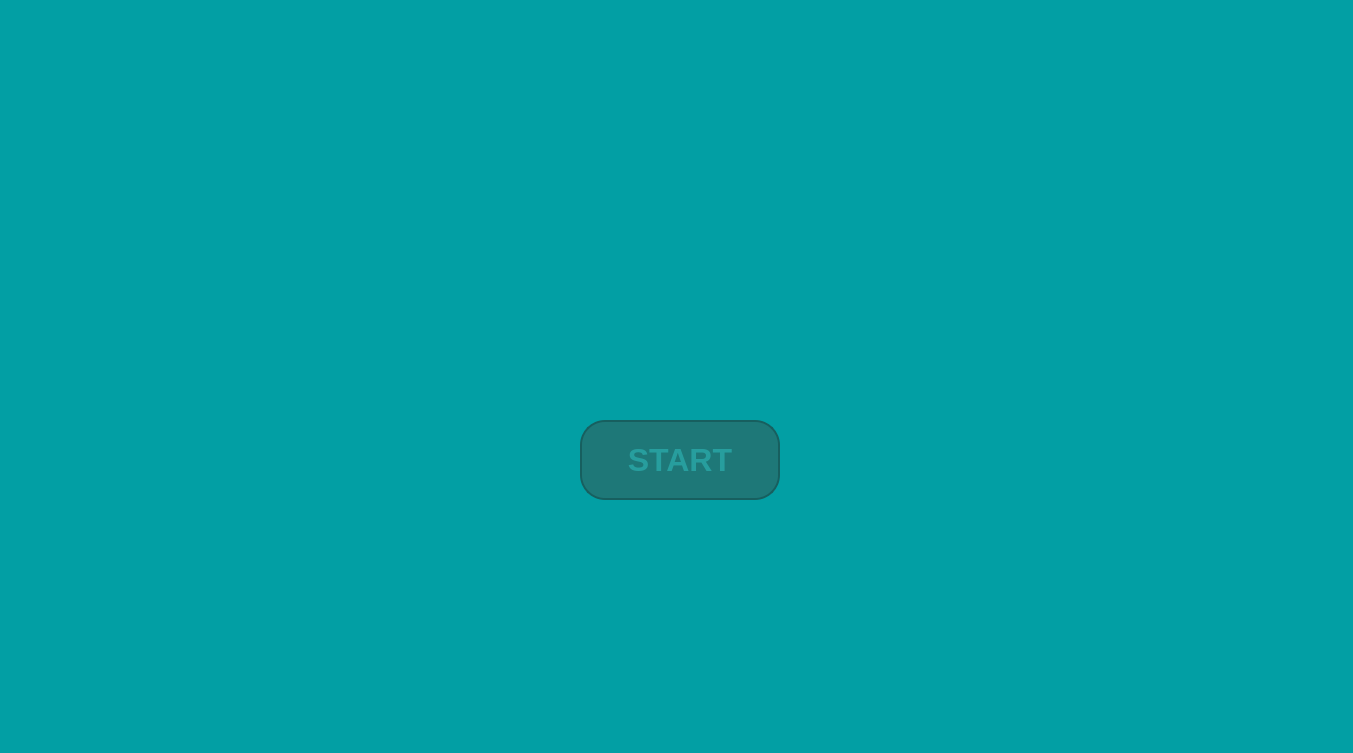
<?xml version="1.0" encoding="UTF-8"?>
<ui version="4.0">
 <class>MainWindow</class>
 <widget class="QMainWindow" name="MainWindow">
  <property name="geometry">
   <rect>
    <x>0</x>
    <y>0</y>
    <width>1353</width>
    <height>753</height>
   </rect>
  </property>
  <property name="windowTitle">
   <string>MainWindow</string>
  </property>
  <property name="styleSheet">
   <string notr="true">background-color: rgb(2, 159, 164);</string>
  </property>
  <widget class="QWidget" name="centralwidget">
   <widget class="QLabel" name="label">
    <property name="geometry">
     <rect>
      <x>-340</x>
      <y>50</y>
      <width>581</width>
      <height>481</height>
     </rect>
    </property>
    <property name="text">
     <string/>
    </property>
    <property name="pixmap">
     <pixmap>asset/blob.png</pixmap>
    </property>
   </widget>
   <widget class="QLabel" name="label_2">
    <property name="geometry">
     <rect>
      <x>1130</x>
      <y>260</y>
      <width>581</width>
      <height>481</height>
     </rect>
    </property>
    <property name="text">
     <string/>
    </property>
    <property name="pixmap">
     <pixmap>asset/blob.png</pixmap>
    </property>
   </widget>
   <widget class="QPushButton" name="startButton">
    <property name="geometry">
     <rect>
      <x>580</x>
      <y>420</y>
      <width>200</width>
      <height>80</height>
     </rect>
    </property>
    <property name="minimumSize">
     <size>
      <width>200</width>
      <height>80</height>
     </size>
    </property>
    <property name="styleSheet">
     <string notr="true">QPushButton {
	background-color: #1E7878;
	border: none;
	color: rgb(39, 158, 158) ;	
	border-top: 2px solid rgb(23, 95, 95);
	border-left: 2px solid rgb(23, 95, 95);
	border-right: 2px solid rgb(23, 95, 95);
	border-bottom: 2px solid rgb(23, 95, 95);
	border-radius: 25px;
	font-family: &quot;Poppins&quot;;
	font-weight: bold;
	font-size: 32px;
}

QPushButton:hover {
	background-color: rgb(42, 167, 167);
	border: none;
	color:  rgb(26, 108, 108);
	border-top: 2px solid rgb(41, 173, 173);
	border-left: 2px solid rgb(41, 173, 173);
	border-right: 2px solid rgb(41, 173, 173);
	border-bottom: 2px solid rgb(41, 173, 173);

	font-family: &quot;Poppins&quot;;
	font-weight: bold;
	font-size: 32px;
	transition-delay: 1s
	
}</string>
    </property>
    <property name="text">
     <string>START</string>
    </property>
   </widget>
   <widget class="QLabel" name="label_3">
    <property name="geometry">
     <rect>
      <x>220</x>
      <y>140</y>
      <width>911</width>
      <height>231</height>
     </rect>
    </property>
    <property name="text">
     <string/>
    </property>
    <property name="pixmap">
     <pixmap>asset/title.png</pixmap>
    </property>
   </widget>
   <widget class="QLabel" name="label_4">
    <property name="geometry">
     <rect>
      <x>210</x>
      <y>420</y>
      <width>271</width>
      <height>271</height>
     </rect>
    </property>
    <property name="text">
     <string/>
    </property>
    <property name="pixmap">
     <pixmap>asset/friedrice2.png</pixmap>
    </property>
   </widget>
   <widget class="QLabel" name="label_5">
    <property name="geometry">
     <rect>
      <x>840</x>
      <y>410</y>
      <width>281</width>
      <height>281</height>
     </rect>
    </property>
    <property name="text">
     <string/>
    </property>
    <property name="pixmap">
     <pixmap>asset/spaghetti.png</pixmap>
    </property>
   </widget>
   <zorder>label_2</zorder>
   <zorder>startButton</zorder>
   <zorder>label_3</zorder>
   <zorder>label</zorder>
   <zorder>label_4</zorder>
   <zorder>label_5</zorder>
  </widget>
  <widget class="QStatusBar" name="statusbar"/>
 </widget>
 <resources/>
 <connections/>
</ui>
